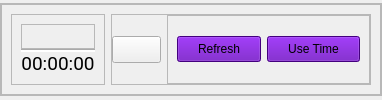
         <widget class="QWidget" name="Dashboard">
          <layout class="QVBoxLayout" name="verticalLayout_19">
           <property name="spacing">
            <number>0</number>
           </property>
           <property name="leftMargin">
            <number>0</number>
           </property>
           <property name="topMargin">
            <number>0</number>
           </property>
           <property name="rightMargin">
            <number>0</number>
           </property>
           <property name="bottomMargin">
            <number>0</number>
           </property>
           <item>
            <widget class="QFrame" name="Frame">
             <property name="sizePolicy">
              <sizepolicy hsizetype="Minimum" vsizetype="Fixed">
               <horstretch>0</horstretch>
               <verstretch>0</verstretch>
              </sizepolicy>
             </property>
             <property name="font">
              <font>
               <family>Roboto</family>
               <kerning>true</kerning>
              </font>
             </property>
             <property name="frameShape">
              <enum>QFrame::StyledPanel</enum>
             </property>
             <property name="frameShadow">
              <enum>QFrame::Raised</enum>
             </property>
             <layout class="QVBoxLayout" name="verticalLayout_22">
              <property name="leftMargin">
               <number>0</number>
              </property>
              <property name="topMargin">
               <number>0</number>
              </property>
              <property name="rightMargin">
               <number>0</number>
              </property>
              <property name="bottomMargin">
               <number>0</number>
              </property>
              <item>
               <widget class="QFrame" name="frame_2">
                <property name="frameShape">
                 <enum>QFrame::StyledPanel</enum>
                </property>
                <property name="frameShadow">
                 <enum>QFrame::Raised</enum>
                </property>
                <layout class="QHBoxLayout" name="horizontalLayout_18">
                 <item alignment="Qt::AlignRight">
                  <widget class="QFrame" name="UseTimeFrame">
                   <property name="frameShape">
                    <enum>QFrame::StyledPanel</enum>
                   </property>
                   <property name="frameShadow">
                    <enum>QFrame::Raised</enum>
                   </property>
                   <layout class="QVBoxLayout" name="verticalLayout_23">
                    <property name="spacing">
                     <number>0</number>
                    </property>
                    <item>
                     <widget class="QFrame" name="frame_8">
                      <property name="frameShape">
                       <enum>QFrame::StyledPanel</enum>
                      </property>
                      <property name="frameShadow">
                       <enum>QFrame::Raised</enum>
                      </property>
                      <layout class="QHBoxLayout" name="horizontalLayout_15">
                       <property name="spacing">
                        <number>0</number>
                       </property>
                       <property name="leftMargin">
                        <number>0</number>
                       </property>
                       <property name="topMargin">
                        <number>0</number>
                       </property>
                       <property name="rightMargin">
                        <number>0</number>
                       </property>
                       <property name="bottomMargin">
                        <number>0</number>
                       </property>
                       <item>
                        <widget class="QLabel" name="label_3">
                         <property name="font">
                          <font>
                           <family>Roboto</family>
                           <pointsize>12</pointsize>
                           <kerning>true</kerning>
                          </font>
                         </property>
                         <property name="text">
                          <string/>
                         </property>
                         <property name="pixmap">
                          <pixmap resource="resource.qrc">:/icon/tut-title-resize.png</pixmap>
                         </property>
                         <property name="scaledContents">
                          <bool>false</bool>
                         </property>
                         <property name="alignment">
                          <set>Qt::AlignCenter</set>
                         </property>
                        </widget>
                       </item>
                       <item>
                        <widget class="QPushButton" name="popout_btn">
                         <property name="text">
                          <string/>
                         </property>
                         <property name="icon">
                          <iconset resource="resource.qrc">
                           <normaloff>:/icon/icons8-popup-window-48.png</normaloff>:/icon/icons8-popup-window-48.png</iconset>
                         </property>
                         <property name="iconSize">
                          <size>
                           <width>20</width>
                           <height>20</height>
                          </size>
                         </property>
                         <property name="flat">
                          <bool>true</bool>
                         </property>
                        </widget>
                       </item>
                      </layout>
                     </widget>
                    </item>
                    <item>
                     <widget class="Line" name="line_5">
                      <property name="styleSheet">
                       <string notr="true">background: white;</string>
                      </property>
                      <property name="orientation">
                       <enum>Qt::Horizontal</enum>
                      </property>
                     </widget>
                    </item>
                    <item>
                     <widget class="QLabel" name="use_time_lbl">
                      <property name="font">
                       <font>
                        <family>Roboto</family>
                        <pointsize>14</pointsize>
                        <kerning>true</kerning>
                       </font>
                      </property>
                      <property name="text">
                       <string>00:00:00</string>
                      </property>
                      <property name="alignment">
                       <set>Qt::AlignCenter</set>
                      </property>
                     </widget>
                    </item>
                   </layout>
                  </widget>
                 </item>
                 <item alignment="Qt::AlignLeft">
                  <widget class="QFrame" name="MonitorFrame">
                   <property name="frameShape">
                    <enum>QFrame::StyledPanel</enum>
                   </property>
                   <property name="frameShadow">
                    <enum>QFrame::Raised</enum>
                   </property>
                   <layout class="QHBoxLayout" name="horizontalLayout_16">
                    <property name="leftMargin">
                     <number>0</number>
                    </property>
                    <property name="topMargin">
                     <number>0</number>
                    </property>
                    <property name="rightMargin">
                     <number>0</number>
                    </property>
                    <property name="bottomMargin">
                     <number>0</number>
                    </property>
                    <item>
                     <widget class="QPushButton" name="monitor_btn">
                      <property name="font">
                       <font>
                        <family>Roboto</family>
                        <pointsize>12</pointsize>
                        <kerning>true</kerning>
                       </font>
                      </property>
                      <property name="text">
                       <string/>
                      </property>
                      <property name="icon">
                       <iconset resource="resource.qrc">
                        <normaloff>:/icon/icons8-startup.png</normaloff>:/icon/icons8-startup.png</iconset>
                      </property>
                      <property name="iconSize">
                       <size>
                        <width>55</width>
                        <height>55</height>
                       </size>
                      </property>
                     </widget>
                    </item>
                    <item>
                     <widget class="QFrame" name="frame_3">
                      <property name="styleSheet">
                       <string notr="true">QPushButton {
background-color: #5e00b0;
padding: 5px 20px 5px 20px;
}

QPushButton:hover {
background: #a200ff;
}</string>
                      </property>
                      <property name="frameShape">
                       <enum>QFrame::StyledPanel</enum>
                      </property>
                      <property name="frameShadow">
                       <enum>QFrame::Raised</enum>
                      </property>
                      <layout class="QHBoxLayout" name="horizontalLayout_9">
                       <item>
                        <widget class="QPushButton" name="refresh_chart_btn">
                         <property name="styleSheet">
                          <string notr="true"/>
                         </property>
                         <property name="text">
                          <string>Refresh</string>
                         </property>
                        </widget>
                       </item>
                       <item alignment="Qt::AlignHCenter">
                        <widget class="QPushButton" name="use_time_btn">
                         <property name="styleSheet">
                          <string notr="true"/>
                         </property>
                         <property name="text">
                          <string>Use Time</string>
                         </property>
                        </widget>
                       </item>
                      </layout>
                     </widget>
                    </item>
                   </layout>
                  </widget>
                 </item>
                </layout>
               </widget>
              </item>
              <item>
               <layout class="QGridLayout" name="chart_cont"/>
              </item>
             </layout>
            </widget>
           </item>
          </layout>
         </widget>
